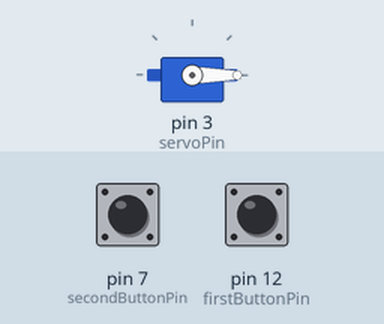
Recording of a sketch running on a simulated Arduino Uno, built with avr-gcc and run on an emulated ATmega328P. On the bench: servo. Inputs (shaded band) come from the test bench; at power-on: pin 7 (secondButtonPin) HIGH, pin 12 (firstButtonPin) HIGH.

Above: at 1.2 s.
1.3 s: pin 7 (secondButtonPin) pulled LOW for 1 s
At 3.0 s:
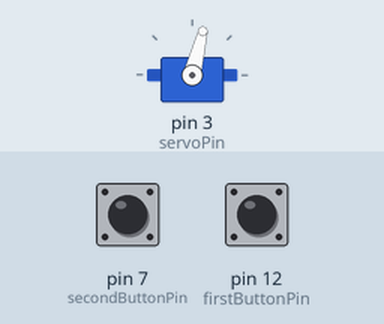
3.8 s: pin 12 (firstButtonPin) pulled LOW for 3.2 s
8.5 s: pin 7 (secondButtonPin) pulled LOW for 0.15 s
At 9.6 s:
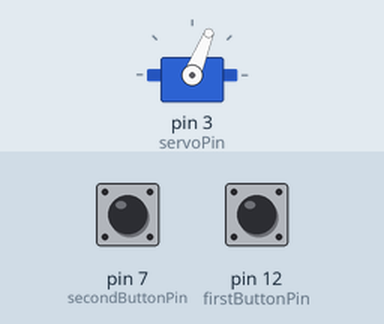
10.1 s: pin 12 (firstButtonPin) pulled LOW for 0.15 s
At 11.2 s:
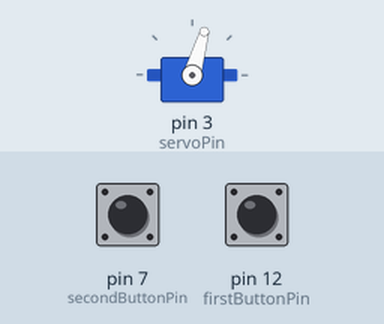
Timing chart, 0 to 12.7 s (numbered marks = the images above; inputs shaded):
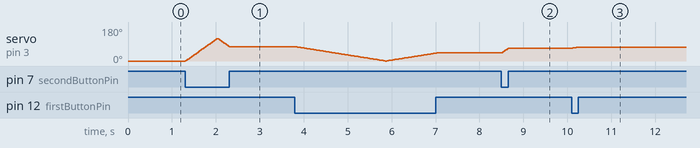

Measured:
- after the input at 1.3 s, servo on pin 3 (servoPin): rises from 0° to 119° in 0.73 s, then falls to 76° in 0.26 s
- after the input at 8.5 s, servo on pin 3 (servoPin): 43° → 68° at once
- after the input at 10.1 s, servo on pin 3 (servoPin): 68° → 74° at once

The sketch:

Opdracht_5.ino
```cpp
#include <Servo.h>

// ServoMotor object aanmaken
Servo servoMotor;

// Alle pins vaststellen
const int firstButtonPin = 12;
const int secondButtonPin = 7;
const int servoPin = 3;

// Hoek op 0 beginnen met een keine debounce
int currentAngle = 0;
const int debounce = 2;

// Direction enum aanmaken voor naar voren en terug
enum Direction { FORWARD, BACKWARD };
Direction dir = FORWARD;

// moveServo methode met de tijden als parameters
void moveServo(int forwardTime, int waitingTime, int backwardsTime) {
  // stepDelay voor naar voren en terug
  int stepDelayForward = forwardTime / 120;
  int stepDelayBackwards = backwardsTime / 120;

  // als naar voren dan ++
  if (dir == FORWARD) {
    currentAngle++;
    // gelijk aan of verder dan 120 graden dan wachten (als die een tijd heeft)
    // daarna richting aanpassen naar terug
    if (currentAngle >= 120) {
      delay(waitingTime);
      dir = BACKWARD;
    }
    // Snelheid toepassen om naar voren te gaan
    delay(stepDelayForward);
  }

  // Niet naar voren is naar achteren, dus --
  else {
    currentAngle--;
    // hoek op 0 of minder dan richting veranderen meteen
    if (currentAngle <= 0) {
      dir = FORWARD;
    }
    // Snelheid toepassen om weer terug te gaan
    delay(stepDelayBackwards);
  }
  // Angle blijven updaten met een debounce
  servoMotor.write(currentAngle);
  delay(debounce);

  // Als er niks wordt ingedrukt dan return (dus stoppen)
  if (digitalRead(firstButtonPin) == HIGH || digitalRead(secondButtonPin) == HIGH) {
    return;
  }
}

// Setup, pins toepassen op knoppen
void setup() {
  pinMode(firstButtonPin, INPUT_PULLUP);
  pinMode(secondButtonPin, INPUT_PULLUP);

  // Servo motor vastzetten en beginnen op 0
  servoMotor.attach(servoPin);
  servoMotor.write(0);
}

// Loop, logica voor het indrukken van de knoppen
void loop() {
  // uitlezen of de eerste en tweede knop ingedrukt zijn met een check is gelijk aan LOW
  bool firstButton = digitalRead(firstButtonPin) == LOW;
  bool secondButton = digitalRead(secondButtonPin) == LOW;

  // allebei, dan 3 seconden heen, 5 seconden wachten, 0,5 seconden terug
  if (firstButton && secondButton) {
    moveServo(3000, 5000, 500);
  }
  // alleen de eerste knop dus 3 seconden heen en 3 seconden terug
  else if (firstButton) {
    moveServo(3000, 0, 3000);
  }
  // alleen de tweede knop dus 0,5 seconden heen en 0,5 seconden terug
  else if (secondButton) {
    moveServo(500, 0, 500);
  }
}
```
